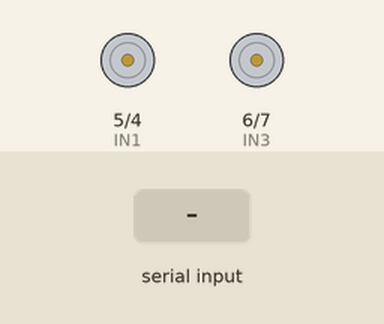
This sketch was run on a simulated Arduino Nano, built with avr-gcc and run on an emulated ATmega328P. On the bench: motor-driver pin pairs drawn as motors (green arrow = first pin HIGH = forward, orange = second pin HIGH = backward, longer = more drive, scaled by the enable pin). The inputs (shaded band) are chosen by the test bench.

Above: at 1.2 s.
1.3 s: "90,45\n" received over the second serial link
At 1.9 s:
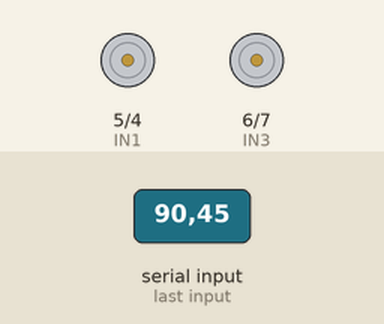
2.8 s: "30,150\n" received over the second serial link
At 4.0 s:
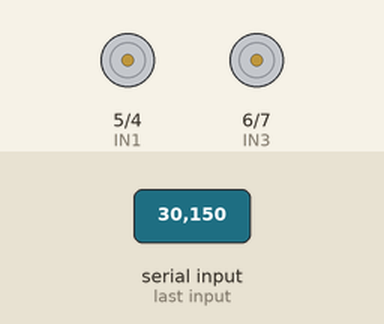
4.3 s: "1\n" received over the second serial link
5.8 s: "2\n" received over the second serial link
7.3 s: "3\n" received over the second serial link
At 7.6 s:
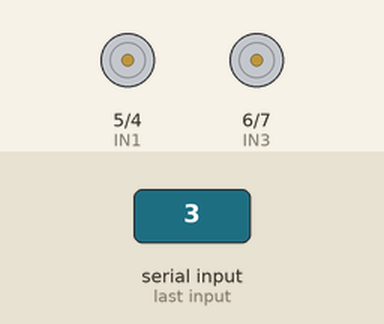
8.8 s: "4\n" received over the second serial link
At 10.0 s:
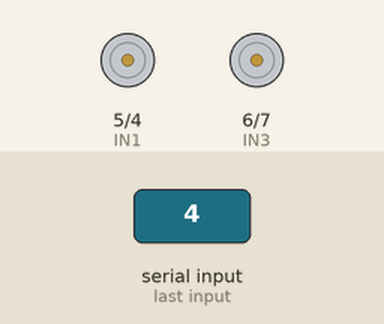
Timing chart, 0 to 11.3 s (numbered marks = the images above; inputs shaded):
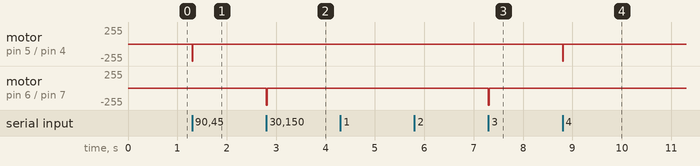

The sketch:

NANO.ino
```cpp
// Bluetooth HC-05
// L298M
#include <SoftwareSerial.h>

SoftwareSerial miBT(11, 10); // PINES RX Y TX

char DATO = 0; // Char comunicador

int IN1 = 5;  // Pin de control 1 motor A
int IN2 = 4;  // Pin de control 2 motor A
int ENA = 3;  // ON/OFF Motor A

int IN3 = 6;  // Pin de control 1 motor B
int IN4 = 7;  // Pin de control 2 motor B
int ENB = 9;  // ON/OFF Motor B

void setup() {
  // Velocidad de Modulo Bluetooth
  miBT.begin(38400);

  // Asignar como salida todos los pines al L298N
  pinMode(IN1, OUTPUT);
  pinMode(IN2, OUTPUT);
  pinMode(ENA, OUTPUT);
  pinMode(IN3, OUTPUT);
  pinMode(IN4, OUTPUT);
  pinMode(ENB, OUTPUT);
}

void loop() {
  if (miBT.available()) { // LEE BT y envia a Arduino
    DATO = miBT.read();
    Serial.write(DATO);
    int Datonum = DATO - '0'; // Convertir char a entero

    if (DATO != 0){ // Verificar si está resiviendo un valor

    if(Datonum == 1 && Datonum == 2 ){
        digitalWrite(ENB, HIGH); // Habilitamos motor B
        digitalWrite(IN3, HIGH); // Configuramos segundo giro
        digitalWrite(IN4, LOW);  // **************************

        digitalWrite(ENA, HIGH); // Habilitamos motor A
        digitalWrite(IN1, HIGH); // Configuramos segundo giro
        digitalWrite(IN2, LOW);  // **************************

        delay(1); // motor prendido
      }
    if(Datonum == 3 && Datonum == 4){
        digitalWrite(ENB, HIGH); // Habilitamos motor B
        digitalWrite(IN3, LOW); // Configuramos segundo giro
        digitalWrite(IN4, HIGH);  // **************************

        digitalWrite(ENA, HIGH); // Habilitamos motor A
        digitalWrite(IN1, LOW); // Configuramos segundo giro
        digitalWrite(IN2, HIGH);  // **************************
        delay(1); // motor prendido
      }

    switch (Datonum) {
      case 1:
        digitalWrite(ENB, HIGH); // Habilitamos motor B
        digitalWrite(IN3, HIGH); // Configuramos segundo giro
        digitalWrite(IN4, LOW);  // **************************
        digitalWrite(ENA, LOW);  // Apagamos motor A
        delay(1); // motor prendido
        break;

      case 2:
        digitalWrite(ENB, LOW);  // Apagamos motor B
        digitalWrite(ENA, HIGH); // Habilitamos motor A
        digitalWrite(IN1, HIGH); // Configuramos segundo giro
        digitalWrite(IN2, LOW);  // **************************
        delay(1); // motor prendido
        break;

      case 3:
        digitalWrite(ENB, HIGH); // Habilitamos motor B
        digitalWrite(IN3, LOW); // Configuramos segundo giro
        digitalWrite(IN4, HIGH);  // **************************
        digitalWrite(ENA, LOW);  // Apagamos motor A
        delay(15); // motor prendido
        break;

      case 4:
        digitalWrite(ENB, LOW);  // Apagamos motor B
        digitalWrite(ENA, HIGH); // Habilitamos motor A
        digitalWrite(IN1, LOW); // Configuramos segundo giro
        digitalWrite(IN2, HIGH);  // **************************
        delay(15); // motor prendido
        break;

      default:
        // Apagar ambos motores si el dato no es reconocido
        digitalWrite(ENA, LOW);
        digitalWrite(ENB, LOW);
        break;
    }}

  }
}
```

Measured:
- after the input at 1.3 s, motor on pin 5 (IN1) / pin 4 (IN2): stopped → backward 255/255 at once, → stopped 0.02 s later
- after the input at 2.8 s, motor on pin 6 (IN3) / pin 7 (IN4): stopped → backward 255/255 at once, → stopped 0.02 s later
- after the input at 7.3 s, motor on pin 6 (IN3) / pin 7 (IN4): stopped → backward 255/255 at once, → stopped 0.02 s later
- after the input at 8.8 s, motor on pin 5 (IN1) / pin 4 (IN2): stopped → backward 255/255 at once, → stopped 0.02 s later
